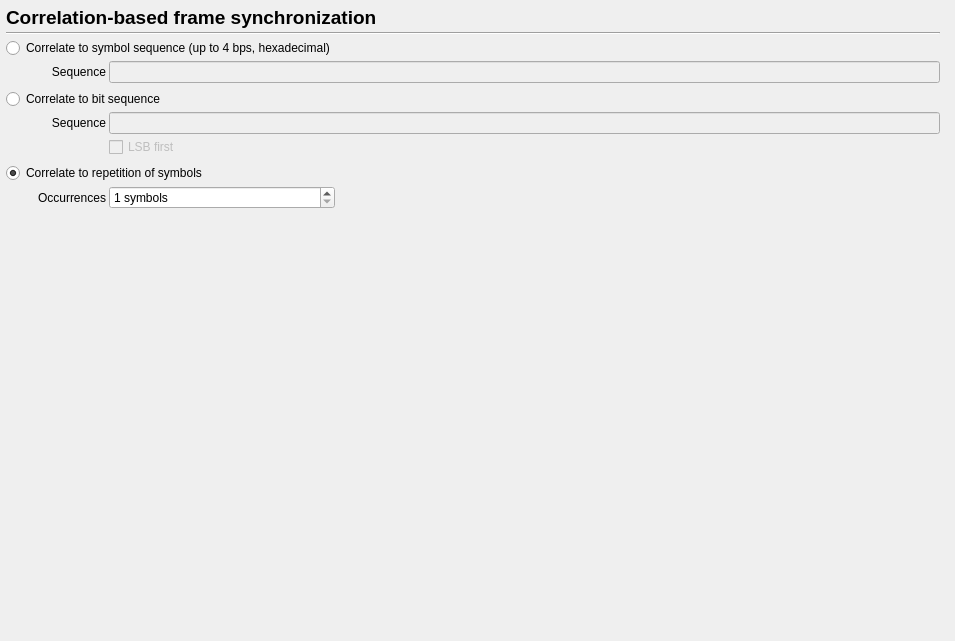
<?xml version="1.0" encoding="UTF-8"?>
<ui version="4.0">
 <class>FrameSyncUI</class>
 <widget class="QWidget" name="FrameSyncUI">
  <property name="geometry">
   <rect>
    <x>0</x>
    <y>0</y>
    <width>955</width>
    <height>641</height>
   </rect>
  </property>
  <property name="windowTitle">
   <string>Form</string>
  </property>
  <layout class="QGridLayout" name="gridLayout">
   <property name="leftMargin">
    <number>6</number>
   </property>
   <property name="topMargin">
    <number>6</number>
   </property>
   <property name="rightMargin">
    <number>6</number>
   </property>
   <property name="bottomMargin">
    <number>6</number>
   </property>
   <property name="spacing">
    <number>3</number>
   </property>
   <item row="0" column="1" colspan="4">
    <widget class="QLabel" name="label_4">
     <property name="styleSheet">
      <string notr="true">font-weight:bold;
font-size: 14pt;</string>
     </property>
     <property name="text">
      <string>Correlation-based frame synchronization</string>
     </property>
    </widget>
   </item>
   <item row="2" column="4">
    <spacer name="horizontalSpacer">
     <property name="orientation">
      <enum>Qt::Horizontal</enum>
     </property>
     <property name="sizeType">
      <enum>QSizePolicy::Expanding</enum>
     </property>
     <property name="sizeHint" stdset="0">
      <size>
       <width>40</width>
       <height>20</height>
      </size>
     </property>
    </spacer>
   </item>
   <item row="2" column="1" colspan="2">
    <widget class="QRadioButton" name="symRadio">
     <property name="text">
      <string>Correlate to symbol sequence (up to 4 bps, hexadecimal)</string>
     </property>
     <property name="checked">
      <bool>false</bool>
     </property>
     <attribute name="buttonGroup">
      <string notr="true">buttonGroup</string>
     </attribute>
    </widget>
   </item>
   <item row="11" column="2">
    <widget class="QSpinBox" name="timesSpin">
     <property name="sizePolicy">
      <sizepolicy hsizetype="Preferred" vsizetype="Fixed">
       <horstretch>0</horstretch>
       <verstretch>0</verstretch>
      </sizepolicy>
     </property>
     <property name="suffix">
      <string> symbols</string>
     </property>
     <property name="minimum">
      <number>1</number>
     </property>
     <property name="maximum">
      <number>2000000000</number>
     </property>
    </widget>
   </item>
   <item row="11" column="1">
    <widget class="QLabel" name="label_3">
     <property name="text">
      <string>Occurrences</string>
     </property>
     <property name="alignment">
      <set>Qt::AlignRight|Qt::AlignTrailing|Qt::AlignVCenter</set>
     </property>
    </widget>
   </item>
   <item row="10" column="1" colspan="7">
    <widget class="QRadioButton" name="repeatRadio">
     <property name="text">
      <string>Correlate to repetition of symbols</string>
     </property>
     <property name="checked">
      <bool>true</bool>
     </property>
     <attribute name="buttonGroup">
      <string notr="true">buttonGroup</string>
     </attribute>
    </widget>
   </item>
   <item row="12" column="1">
    <spacer name="verticalSpacer">
     <property name="orientation">
      <enum>Qt::Vertical</enum>
     </property>
     <property name="sizeHint" stdset="0">
      <size>
       <width>20</width>
       <height>40</height>
      </size>
     </property>
    </spacer>
   </item>
   <item row="4" column="2" colspan="3">
    <widget class="QLineEdit" name="symEdit">
     <property name="enabled">
      <bool>false</bool>
     </property>
     <property name="sizePolicy">
      <sizepolicy hsizetype="Preferred" vsizetype="Fixed">
       <horstretch>0</horstretch>
       <verstretch>0</verstretch>
      </sizepolicy>
     </property>
     <property name="styleSheet">
      <string notr="true">font-family: Monospace;</string>
     </property>
    </widget>
   </item>
   <item row="8" column="2">
    <widget class="QCheckBox" name="lsbCheck">
     <property name="enabled">
      <bool>false</bool>
     </property>
     <property name="text">
      <string>LSB first</string>
     </property>
    </widget>
   </item>
   <item row="4" column="1">
    <widget class="QLabel" name="label">
     <property name="maximumSize">
      <size>
       <width>100</width>
       <height>16777215</height>
      </size>
     </property>
     <property name="text">
      <string>Sequence</string>
     </property>
     <property name="alignment">
      <set>Qt::AlignRight|Qt::AlignTrailing|Qt::AlignVCenter</set>
     </property>
    </widget>
   </item>
   <item row="7" column="2" colspan="3">
    <widget class="QLineEdit" name="bitsEdit">
     <property name="enabled">
      <bool>false</bool>
     </property>
     <property name="sizePolicy">
      <sizepolicy hsizetype="Preferred" vsizetype="Fixed">
       <horstretch>0</horstretch>
       <verstretch>0</verstretch>
      </sizepolicy>
     </property>
     <property name="styleSheet">
      <string notr="true">font-family: Monospace;</string>
     </property>
    </widget>
   </item>
   <item row="7" column="1">
    <widget class="QLabel" name="label_2">
     <property name="text">
      <string>Sequence</string>
     </property>
     <property name="alignment">
      <set>Qt::AlignRight|Qt::AlignTrailing|Qt::AlignVCenter</set>
     </property>
    </widget>
   </item>
   <item row="8" column="1">
    <widget class="QLabel" name="label_5">
     <property name="text">
      <string/>
     </property>
    </widget>
   </item>
   <item row="6" column="1" colspan="4">
    <widget class="QRadioButton" name="bitsRadio">
     <property name="text">
      <string>Correlate to bit sequence</string>
     </property>
     <attribute name="buttonGroup">
      <string notr="true">buttonGroup</string>
     </attribute>
    </widget>
   </item>
   <item row="1" column="1" colspan="4">
    <widget class="Line" name="line">
     <property name="orientation">
      <enum>Qt::Horizontal</enum>
     </property>
    </widget>
   </item>
   <item row="5" column="1">
    <widget class="QWidget" name="widget" native="true"/>
   </item>
   <item row="9" column="1">
    <widget class="QWidget" name="widget_2" native="true"/>
   </item>
  </layout>
 </widget>
 <resources/>
 <connections/>
 <buttongroups>
  <buttongroup name="buttonGroup"/>
 </buttongroups>
</ui>
